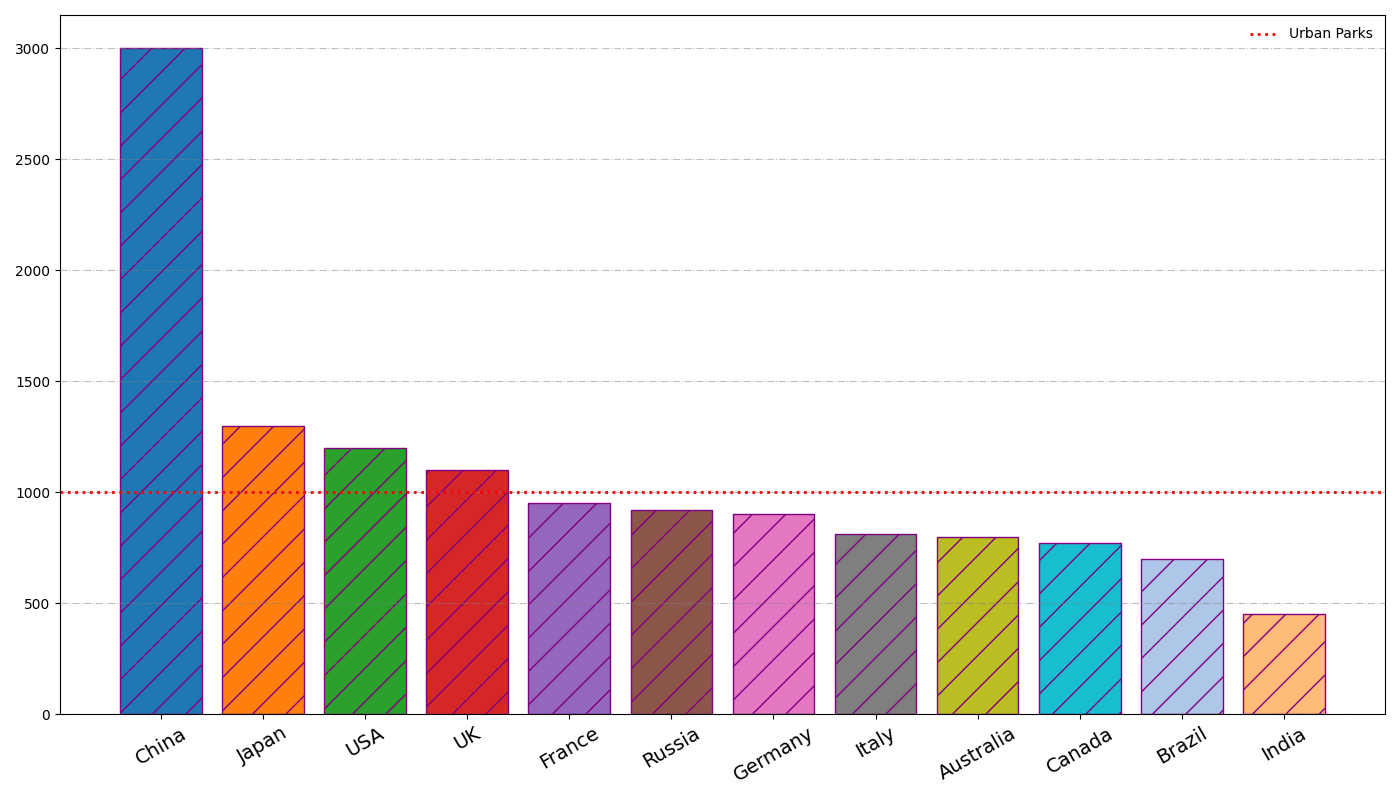

Reproduce this figure in Python.
import matplotlib.pyplot as plt
import numpy as np

# Data
countries = ['USA', 'China', 'Germany', 'Brazil', 'India', 'UK', 'France', 'Australia', 'Canada', 'Japan', 'Russia', 'Italy']
urban_parks = np.array([1200, 3000, 900, 700, 450, 1100, 950, 800, 770, 1300, 920, 810])

# Sort data by number of urban parks in descending order
sorted_indices = np.argsort(-urban_parks)
sorted_countries = [countries[i] for i in sorted_indices]
sorted_urban_parks = urban_parks[sorted_indices]

# New set of colors for the bars
colors = ['#1f77b4', '#ff7f0e', '#2ca02c', '#d62728', '#9467bd',
          '#8c564b', '#e377c2', '#7f7f7f', '#bcbd22', '#17becf',
          '#aec7e8', '#ffbb78']

# Plot with new color scheme
plt.figure(figsize=(14, 8))
plt.bar(sorted_countries, sorted_urban_parks, color=colors, edgecolor='purple', hatch='/')

# Enhancements with manual stylistic elements
plt.xticks(rotation=30, fontsize=14)
plt.yticks(fontsize=10)
plt.grid(axis='y', linestyle='-.', alpha=0.5, color='gray')
plt.axhline(y=1000, color='r', linestyle=':', linewidth=2)
plt.legend(['Urban Parks'], loc='upper right', frameon=False)

# Display the plot
plt.tight_layout()
plt.show()
